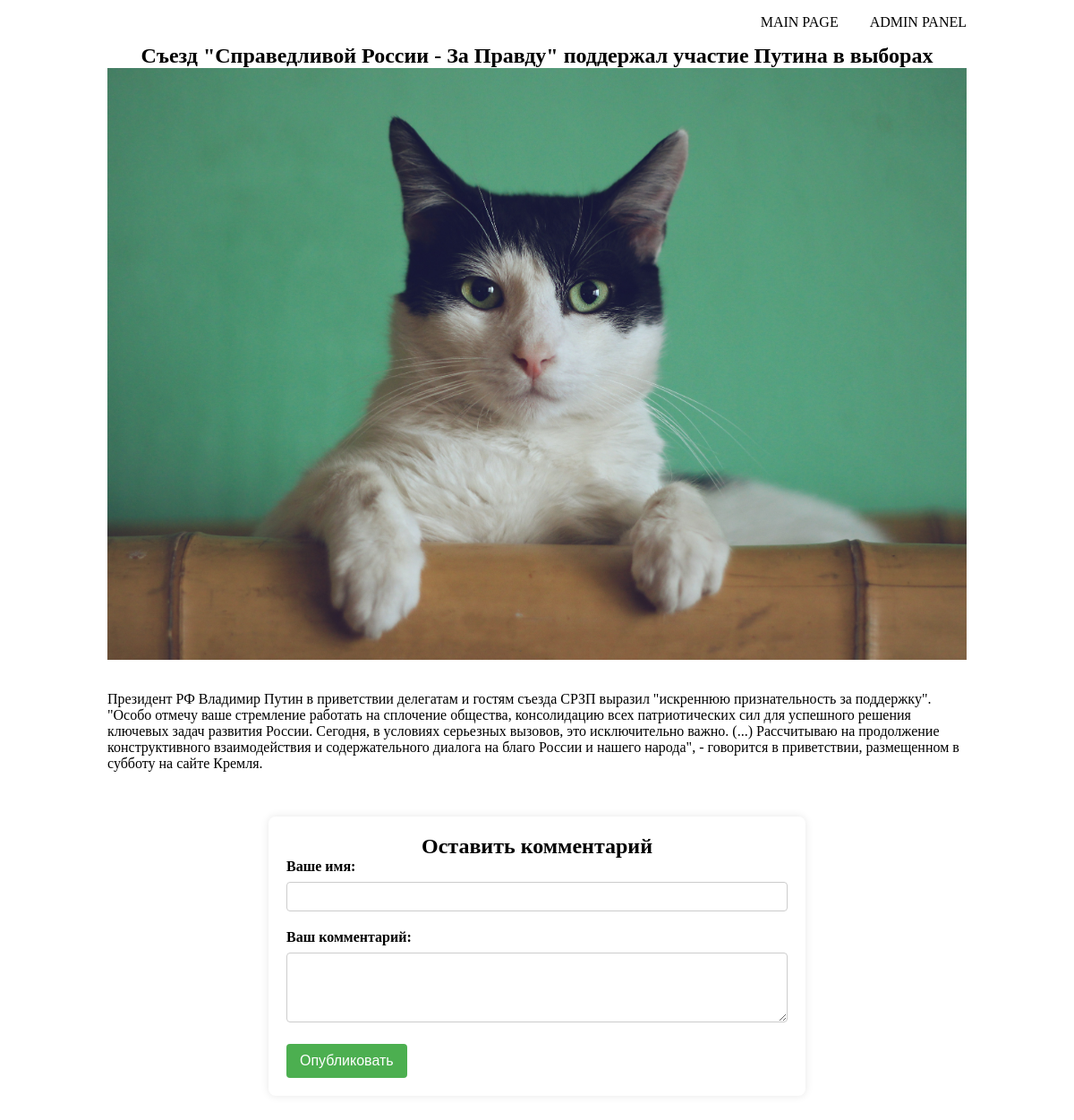
Page /2/ on the committed database.
### blog/models.py (models this page shows, shortened)
class Post(models.Model):
    title = models.CharField('Заголовок поста', max_length = 100)
    description = models.TextField('Текст поста')
    author = models.CharField('Имя автора',max_length = 100)
    date = models.DateField('Дата публикации')
    image = models.ImageField('Изображение', upload_to= 'images/%Y')
    class Meta:
        verbose_name = 'Запись'
        verbose_name_plural = 'Записи'

### blog/views.py (the view)
# urls.py: path('<int:pk>/', views.PostDetailView.as_view()),
class PostDetailView(View):
    def get(self, request, pk):
        post = Post.objects.get(id = pk)
        return render(request, 'blog/blog_detail.html', {'post' : post})

### templates/blog/blog_detail.html (shortened to what this page needs)
{% load static %}
<!DOCTYPE html>
<html lang="en">
  <head>
    <link rel="stylesheet" href="{% static 'css/style.css' %}" />
  </head>
  <body>
    <div class="container">
      <menu>
        <a href="/admin">Admin Panel</a>
        <a href="/">Main Page</a>
      </menu>
      <h2>{{post.title}}</h2>
      <img src="{{ post.image.url }}" alt="image" />
      <p>{{post.description}}</p>
      <div class="comment-form-container">
        <h2>Оставить комментарий</h2>
        <form action="{% url 'add_comment' post.id %}" method="post">
          <div class="form-group">
            <label for="name">Ваше имя:</label>
            <input type="text" name="name" required />
          </div>
          <div class="form-group">
            <label for="text_comment">Ваш комментарий:</label>
            <textarea name="text_comment" rows="4" required></textarea>
          </div>
          <button type="submit">Опубликовать</button>
        </form>
      </div>
    </div>
  </body>
</html>

### static/css/style.css (style rules this page uses)
* { margin: 0; padding: 0; box-sizing: border-box; }
a { text-decoration: none; color: black; }
body { padding: 16px; overflow-x: hidden; }
menu { margin-bottom: 15px; display: flex; flex-direction: row-reverse; gap: 35px; text-transform: uppercase; }
.container { max-width: 960px; margin: 0 auto; }

### templates/blog/blog_detail.html (style rules this page uses)
img { display: block; margin: 0 auto; margin-bottom: 35px; width: 100%; object-fit: contain; }
.comment-form-container { max-width: 600px; margin: 50px auto; background-color: #fff; padding: 20px; border-radius: 8px; box-shadow: 0 0 10px rgba(0, 0, 0, 0.1); }
h2 { text-align: center; }
.form-group { margin-bottom: 20px; }
label { display: block; font-weight: bold; margin-bottom: 8px; }
input, textarea { width: 100%; padding: 8px; box-sizing: border-box; border: 1px solid #ccc; border-radius: 4px; }
button { background-color: #4caf50; color: #fff; padding: 10px 15px; border: none; border-radius: 4px; cursor: pointer; font-size: 16px; }

### rows in the picture
Post: title "Съезд \"Справедливой России - За Правду\" поддержал участие Путина в выборах", image (picture), description "Президент РФ Владимир Путин в приветствии делегатам и гостям съезда СРЗП выразил \"искреннюю признательность за поддержку\". \"Особо отмечу ваше стремление работать на сплочение общества, консолидацию всех патриотических сил для успешного решения ключевых задач развития России. Сегодня, в условиях серьезных вызовов, это исключительно важно. (...) Рассчитываю на продолжение конструктивного взаимодействия и содержательного диалога на благо России и нашего народа\", - говорится в приветствии, размещенном в субботу на сайте Кремля."
